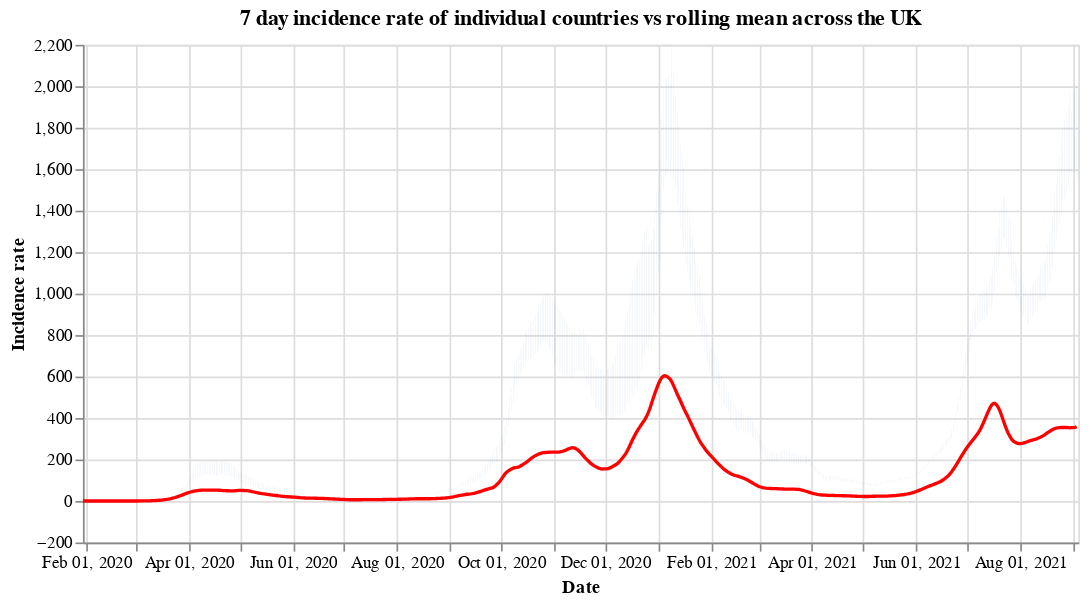

The notebook cell saved with this chart:
### Code cell
#collapse
countries = uk_cases['areaName'].unique()
countries.sort()

selection = alt.selection_single(
    name='Select',
    fields=['areaName'],
    init={'areaName': 'Wales'},
    bind={'areaName': alt.binding_select(options=countries)}
)

# scatter plot, modify opacity based on selection
bars = alt.Chart(uk_cases).mark_bar().add_selection(
    selection
).encode(
    x=alt.X("yearmonthdate(date):T", axis=alt.Axis(title='Date')),
    y=alt.Y("weeklyCasesRate:Q", axis=alt.Axis(title='Incidence rate')),
    tooltip='weeklyCasesRate:Q',
    opacity=alt.condition(selection, alt.value(1), alt.value(0))
).properties(title=f'7 day incidence rate of individual countries vs rolling mean across the UK', width=600)

line = alt.Chart(overview_cases).mark_line(
    color='red',
    size=2,
).transform_window(
    rolling_mean='mean(weeklyCasesRate)',
    frame=[0, 7]
).encode(
    x='yearmonthdate(date):T',
    y='rolling_mean:Q'
)

alt.layer(bars, line)

### Figure 1 — Vega-Lite specification as saved in the notebook (floating-point values rounded to 4 significant figures; data arrays with more than 128 entries replaced by an {"elided": "..."} marker saying what was removed)
{"config": {"view": {"continuousWidth": 400, "continuousHeight": 300}}, "layer": [{"data": {"name": "data-dee75c1d2ae68f05dbc8aed8b8f5b3cd"}, "mark": "bar", "encoding": {"opacity": {"condition": {"value": 1, "selection": "Select"}, "value": 0}, "tooltip": {"type": "quantitative", "field": "weeklyCasesRate"}, "x": {"type": "temporal", "axis": {"title": "Date"}, "field": "date", "timeUnit": "yearmonthdate"}, "y": {"type": "quantitative", "axis": {"title": "Incidence rate"}, "field": "weeklyCasesRate"}}, "selection": {"Select": {"type": "single", "fields": ["areaName"], "init": {"areaName": "Wales"}, "bind": {"areaName": {"input": "select", "options": ["England", "Northern Ireland", "Scotland", "Wales"]}}}}, "title": "7 day incidence rate of individual countries vs rolling mean across the UK", "width": 600}, {"data": {"name": "data-8aaf4f1b8b6d257e2089fcbdd33bd040"}, "mark": {"type": "line", "color": "red", "size": 2}, "encoding": {"x": {"type": "temporal", "field": "date", "timeUnit": "yearmonthdate"}, "y": {"type": "quantitative", "field": "rolling_mean"}}, "transform": [{"window": [{"op": "mean", "field": "weeklyCasesRate", "as": "rolling_mean"}], "frame": [0, 7]}]}], "$schema": "https://vega.github.io/schema/vega-lite/v4.8.1.json", "datasets": {"data-dee75c1d2ae68f05dbc8aed8b8f5b3cd": {"elided": "2240 records"}, "data-8aaf4f1b8b6d257e2089fcbdd33bd040": {"elided": "583 records"}}}
